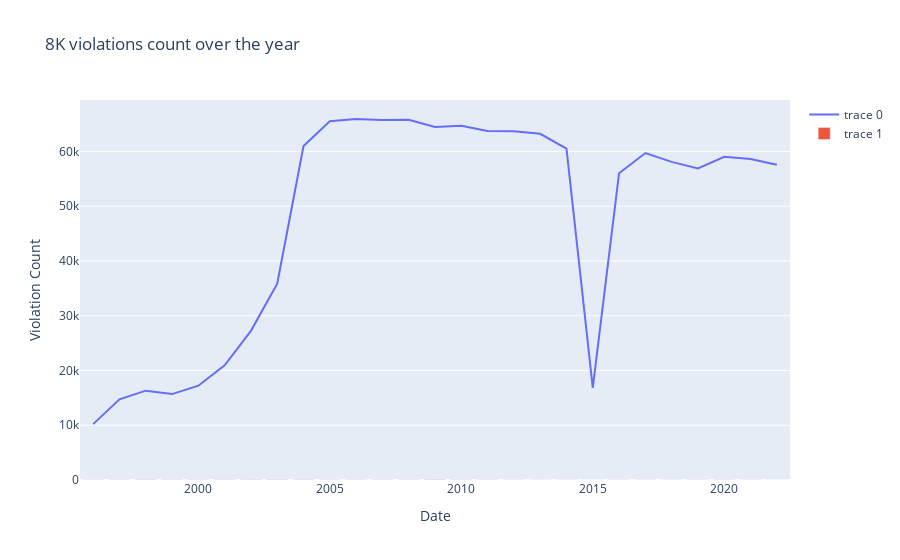

Write notebook code for a chart like this one.
### Code cell
import plotly.graph_objects as go


# Create the figure object and specify the layout
fig = go.Figure()



# Line Plot


fig.add_trace( 
    go.Scatter(       x=new_df81['year'], 
                      y=new_df81['record_total'], 
                     #   mode='lines', 
                        #name='Total files'
              )
            )

# Bar Plot
fig.add_trace( 
        go.Bar(
                  x=new_df81["year"], 
                     y=new_df81[1.0]
                     )
        )


fig.update_layout(title='8K violations count over the year', 
                  xaxis_title='Date', 
                  yaxis_title='Violation Count')

# fig.update_yaxes(title_text="<b>secondary</b> yaxis title", secondary_y=True)
# Show the plot
fig.show()

### Figure 1 — Plotly figure (JSON) as saved in the notebook; plotly's stock layout.template omitted (floating-point values rounded to 4 significant figures)
{"data": [{"type": "scatter", "x": [1996, 1997, 1998, 1999, 2000, 2001, 2002, 2003, 2004, 2005, 2006, 2007, 2008, 2009, 2010, 2011, 2012, 2013, 2014, 2015, 2016, 2017, 2018, 2019, 2020, 2021, 2022], "y": [10204, 14743, 16312, 15687, 17222, 20927, 27236, 35833, 60997, 65509, 65920, 65724, 65768, 64460, 64700, 63728, 63699, 63211, 60500, 16813, 56018, 59712, 58091, 56888, 59022, 58613, 57548]}, {"type": "bar", "x": [1996, 1997, 1998, 1999, 2000, 2001, 2002, 2003, 2004, 2005, 2006, 2007, 2008, 2009, 2010, 2011, 2012, 2013, 2014, 2015, 2016, 2017, 2018, 2019, 2020, 2021, 2022], "y": [22, 34, 45, 31, 38, 41, 44, 57, 44, 30, 28, 32, 39, 71, 36, 24, 18, 12, 13, 5, 18, 14, 12, 21, 27, 20, 4]}], "layout": {"title": {"text": "8K violations count over the year"}, "xaxis": {"title": {"text": "Date"}}, "yaxis": {"title": {"text": "Violation Count"}}}}
